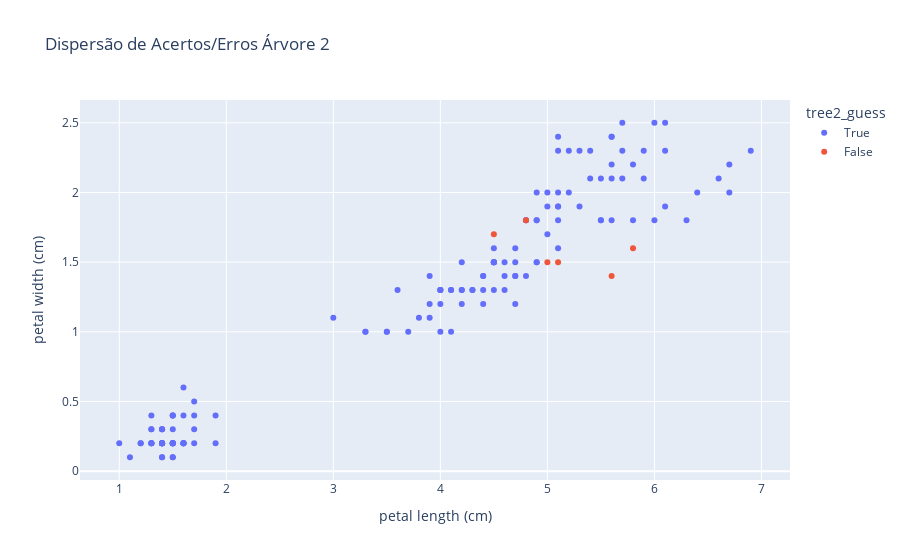

Notebook source saved alongside this figure:
### Code cell
# dados1.to_csv('dadosproj.csv')
fig_scatter_result = px.scatter(dados, x="petal length (cm)", y="petal width (cm)",
                                color="tree2_guess", title="Dispersão de Acertos/Erros Árvore 2")
fig_scatter_result.show()

### Figure 1 — Plotly figure (JSON) as saved in the notebook; plotly's stock layout.template omitted (floating-point values rounded to 4 significant figures; data arrays with more than 128 entries replaced by an {"elided": "..."} marker saying what was removed)
{"data": [{"hovertemplate": "tree2_guess=True<br>petal length (cm)=%{x}<br>petal width (cm)=%{y}<extra></extra>", "legendgroup": "True", "marker": {"color": "#636efa", "symbol": "circle"}, "mode": "markers", "name": "True", "orientation": "v", "showlegend": true, "type": "scatter", "x": {"elided": "144 float values"}, "xaxis": "x", "y": {"elided": "144 float values"}, "yaxis": "y"}, {"hovertemplate": "tree2_guess=False<br>petal length (cm)=%{x}<br>petal width (cm)=%{y}<extra></extra>", "legendgroup": "False", "marker": {"color": "#EF553B", "symbol": "circle"}, "mode": "markers", "name": "False", "orientation": "v", "showlegend": true, "type": "scatter", "x": [4.8, 4.5, 5, 5.8, 5.1, 5.6], "xaxis": "x", "y": [1.8, 1.7, 1.5, 1.6, 1.5, 1.4], "yaxis": "y"}], "layout": {"legend": {"title": {"text": "tree2_guess"}, "tracegroupgap": 0}, "title": {"text": "Dispersão de Acertos/Erros Árvore 2"}, "xaxis": {"anchor": "y", "domain": [0, 1], "title": {"text": "petal length (cm)"}}, "yaxis": {"anchor": "x", "domain": [0, 1], "title": {"text": "petal width (cm)"}}}}
